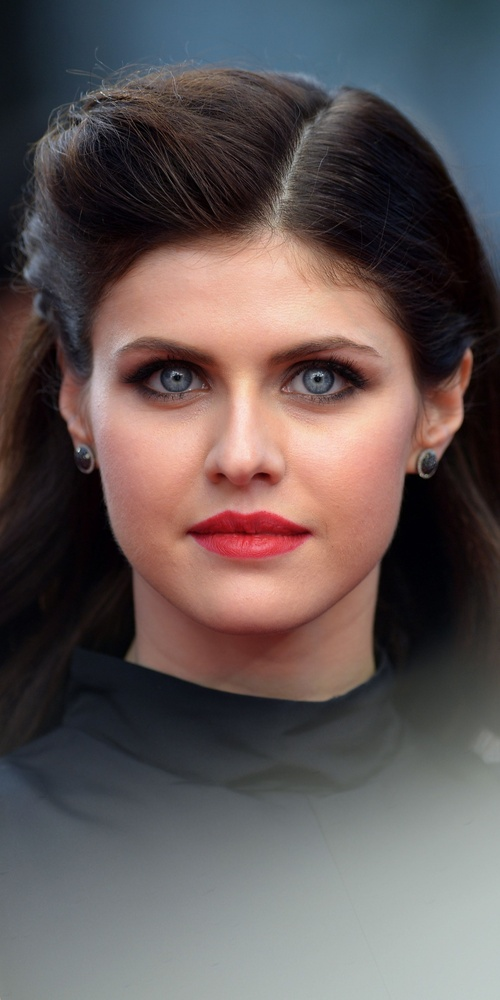
#> input picture faceDetection/alex.jpg, 500 x 1000 px, shrunk from 1080 x 2160 before the run
$ python face.py alex.jpg
#> lines starting #> are read from the running program, lines starting #| are printed output that depends on the picture; after the words box and inside, x2 and y2 are one past the last pixel; in counts of white or black regions, pixels touching at a corner belong together
import cv2
import sys
image=sys.argv[1]

face_cascade = cv2.CascadeClassifier(cv2.data.haarcascades + 'haarcascade_frontalface_default.xml')
eye_cascade = cv2.CascadeClassifier(cv2.data.haarcascades + 'haarcascade_eye.xml')

img = cv2.imread('alex.jpg') #img = cv2.imread(image)
#> img is the input picture: shape (1000, 500, 3); mean B, G, R 86.9, 87.6, 98.7
gray = cv2.cvtColor(img, cv2.COLOR_BGR2GRAY)
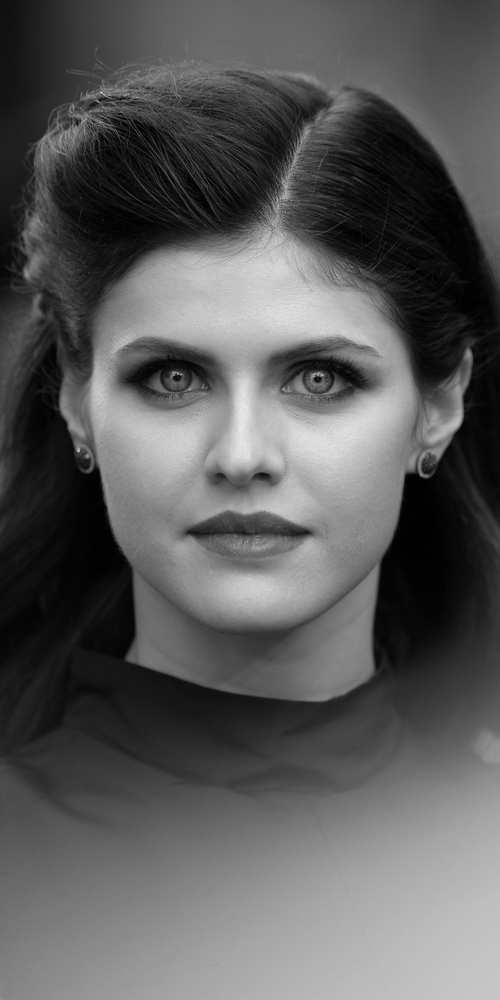
#> gray: shape (1000, 500); min 0, max 232, mean 90.9

faces = face_cascade.detectMultiScale(gray, 1.3, 4)
#> faces = [[53, 237, 386, 386]]

for (x, y, w, h) in faces:
    cv2.rectangle(img, (x, y), (x+w, y+h), (255, 0, 0), 2)
#> this loop made 1 pass
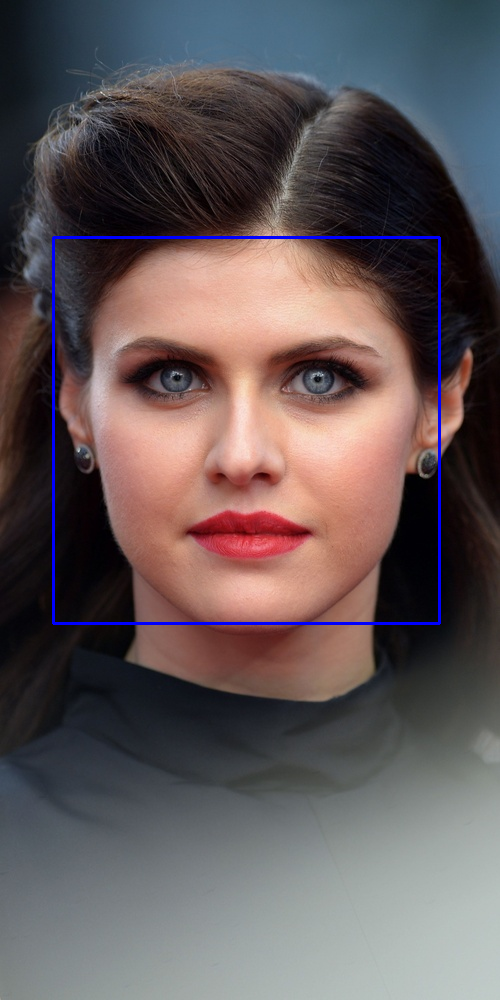
#> img: shape (1000, 500, 3); 0.93% of pixels changed, all inside (x1, y1, x2, y2) = (52, 236, 441, 625)

cv2.imshow('img', img)
cv2.waitKey()

$ run again, with faceDetection/image.webp saved as faceDetection/alex.jpg
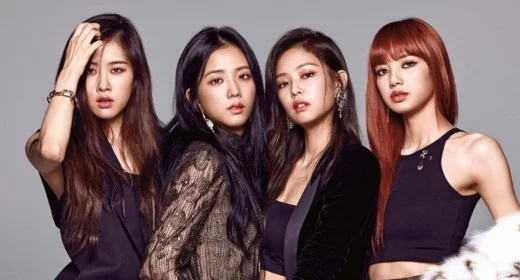
#> input picture faceDetection/image.webp, 520 x 280 px
#> img is the input picture: shape (280, 520, 3); mean B, G, R 102.3, 101, 122.3
#> `gray = cv2.cvtColor(img, cv2.COLOR_BGR2GRAY)`:
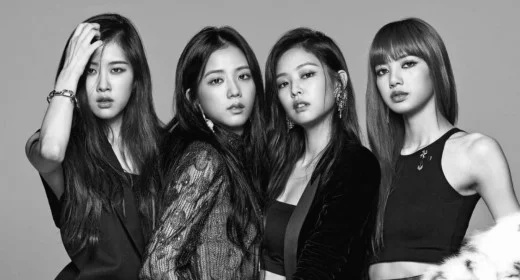
#> gray: shape (280, 520); min 1, max 255, mean 107.6
#> faces = [[72, 45, 68, 68], [196, 52, 69, 69], [265, 53, 68, 68], [364, 43, 69, 69]]
#> the loop `for (x, y, w, h) in faces:` made 4 passes
#> after the loop `for (x, y, w, h) in faces:`:
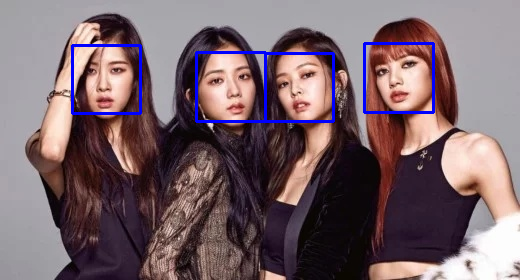
#> img: shape (280, 520, 3); 2.1% of pixels changed, all inside (x1, y1, x2, y2) = (71, 42, 435, 123)
